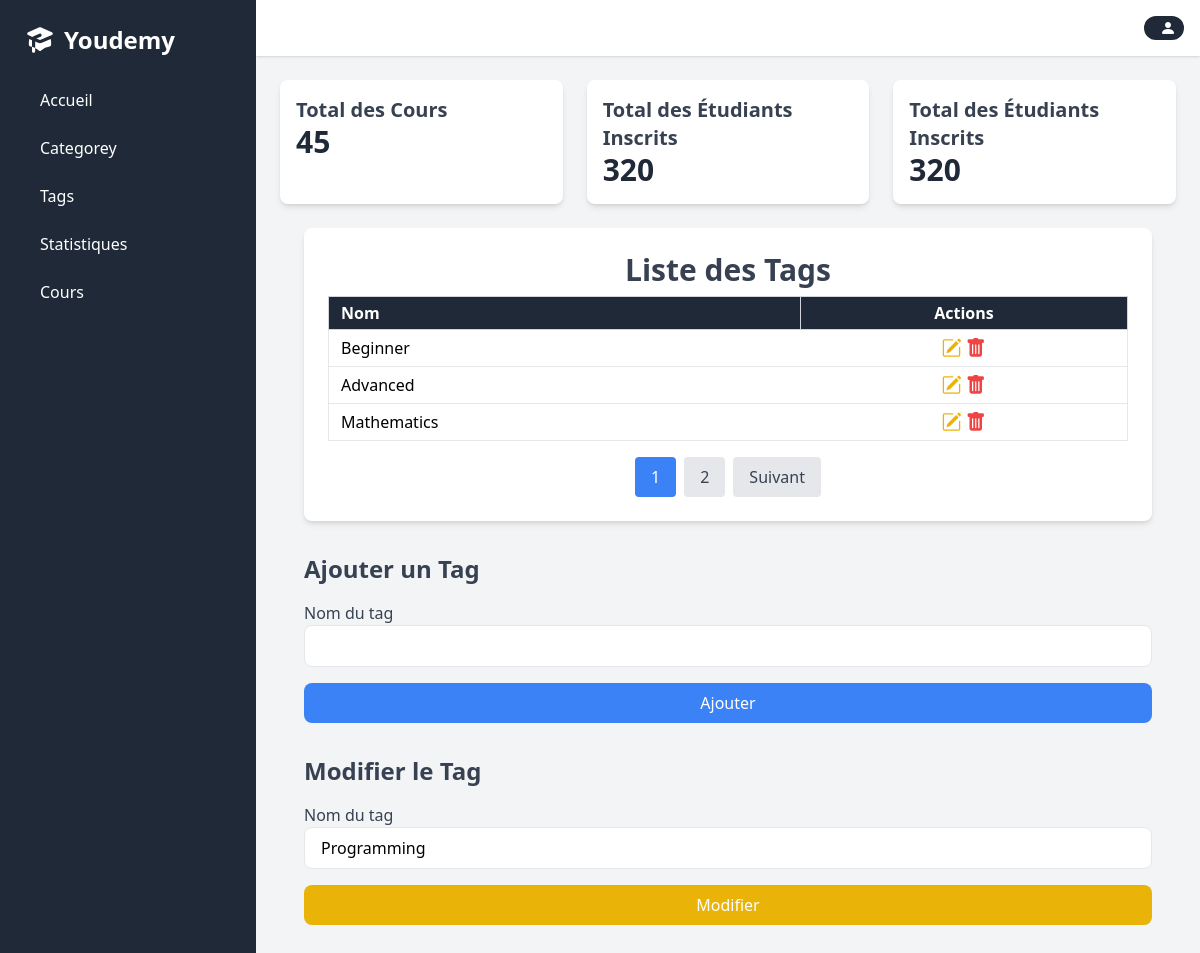
/views/layouts/dashbord.php?page=tags&id=4, run on the app's committed database.
### tables this page shows
CREATE TABLE tags (
    id INT AUTO_INCREMENT PRIMARY KEY,
    name VARCHAR(255) NOT NULL
);

### config/database.php (called while the page is built)
<?php
class Database {
    private $host = 'localhost';
    private $dbname = 'Youdemy';
    private $username = 'root';
    private $password = '';
    public $pdo;
    public function __construct() {
        try {
            $this->pdo = new PDO("mysql:host=$this->host;dbname=$this->dbname", $this->username, $this->password);
            $this->pdo->setAttribute(PDO::ATTR_ERRMODE, PDO::ERRMODE_EXCEPTION);
        } catch(PDOException $e) {
            echo 'Connection failed: ' . $e->getMessage();
        }
    }
    public function getConnection() {
        return $this->pdo;
    }
}
?>

### model/tags.php (called while the page is built, shortened)
<?php
require_once __DIR__ . '/../config/database.php';
class Tag {
    private $db;
    public function __construct() {
        $database = new Database();
        $this->db = $database->getConnection();
    }
    public function findById($id) {
        $sql = "SELECT * FROM tags WHERE id = :id";
        $stmt = $this->db->prepare($sql);
        $stmt->bindParam(':id', $id, PDO::PARAM_INT);
        $stmt->execute();
        $row = $stmt->fetch(PDO::FETCH_ASSOC);
        return $row;
    }
    public function readAllPaginated($page, $resultsPerPage) {
        $offset = ($page - 1) * $resultsPerPage;
        $sql = "SELECT id, name FROM tags LIMIT :offset, :resultsPerPage";
        $stmt = $this->db->prepare($sql);
        $stmt->bindValue(':offset', $offset, PDO::PARAM_INT);
        $stmt->bindValue(':resultsPerPage', $resultsPerPage, PDO::PARAM_INT);
        $stmt->execute();
        return $stmt->fetchAll(PDO::FETCH_ASSOC);
    }
    public function countAllTags() {
        $sql = "SELECT COUNT(*) AS total FROM tags";
        $stmt = $this->db->prepare($sql);
        $stmt->execute();
        return $stmt->fetch(PDO::FETCH_ASSOC)['total'];
    }
}

### controller/tagsController.php (called while the page is built, shortened)
<?php
require_once __DIR__ . '/../model/tags.php';
class TagController {
    private $modelTag;
    public function __construct() {
        $this->modelTag = new Tag();
    }
    public function getById($id) {
        $result = $this->modelTag->findById($id);
        if ($result) {
            return ['success' => true, 'data' => $result];
        } else {
            return ['success' => false, 'message' => 'Tag not found.'];
        }
    }
    public function getPaginatedTags($page, $resultsPerPage) {
        $totalTags = $this->modelTag->countAllTags();
        $totalPages = ceil($totalTags / $resultsPerPage);
        $Tags = $this->modelTag->readAllPaginated($page, $resultsPerPage);
        return [
            'tags' => $Tags,
            'totalPages' => $totalPages,
            'currentPage' => $page
        ];
    }
}

### views/tags.php (the view, shortened to what this page needs)
<?php require_once __DIR__ . "/../controller/tagsController.php" ?>
<div class="container mx-auto p-6 bg-white shadow-md rounded-lg">
    <h1 class="text-3xl font-semibold text-center text-gray-700 mb-2">Liste des Tags</h1>
    <div class="overflow-x-auto">
        <table class="table-auto w-full text-left border-collapse border border-gray-200">
            <thead class="bg-gray-800 text-white">
                <tr>
                    <th class="px-3 py-1 border border-gray-300">Nom</th>
                    <th class="px-3 py-1 border border-gray-300 text-center">Actions</th>
                </tr>
            </thead>
            <tbody>
                <?php if (!empty($Tags)): ?>
                    <?php foreach ($Tags as $tag): ?>
                        <tr class="hover:bg-gray-100 border-b border-gray-200">
                            <td class="px-3 py-1"><?= $tag['name']; ?></td>
                            <td class="px-3 py-1 text-center">
                                <a href="dashbord.php?page=tags&id=<?= $tag['id']; ?>"                                    class="inline-block text-yellow-500 hover:text-yellow-600">
                                    <i class="bi bi-pencil-square text-xl"></i>
                                </a>
                                <form action="../../index.php?action=deleteTags" method="POST" class="inline-block" onsubmit="return confirm('Êtes-vous sûr de vouloir supprimer ce tag ?');">
                                    <button type="submit" class="text-red-500 hover:text-red-600">
                                        <i class="bi bi-trash-fill text-xl"></i>
                                    </button>
                                </form>
                            </td>
                        </tr>
                    <?php endforeach; ?>
                <?php else: ?>
                    <tr>
                        <td colspan="3" class="px-3 py-1 text-center text-gray-500">Aucun tag trouvé.</td>
                    </tr>
                <?php endif; ?>
            </tbody>
        </table>
    </div>
    <div class="mt-4 flex justify-center space-x-2">
        <?php for ($i = 1; $i <= $totalPages; $i++): ?>
            <a href="dashbord.php?page=tags&p=<?= $i; ?>"
               class="px-4 py-2 <?= $i == $currentPage ? 'bg-blue-500 text-white' : 'bg-gray-200 hover:bg-gray-300 text-gray-700'; ?> rounded">
                <?= $i; ?>
            </a>
        <?php endfor; ?>
        <?php if ($currentPage < $totalPages): ?>
            <a href="dashbord.php?page=tags&p=<?= $currentPage + 1; ?>"
               class="px-4 py-2 bg-gray-200 hover:bg-gray-300 text-gray-700 rounded">Suivant</a>
        <?php endif; ?>
    </div>
</div>
<div class="mt-8">
    <h2 class="text-2xl font-semibold text-gray-700 mb-4">Ajouter un Tag</h2>
    <form action="../../index.php?action=createTags" method="POST" class="space-y-4">
        <div>
            <label for="tag_name" class="block text-gray-700">Nom du tag</label>
            <input type="text" name="tag_name" id="tag_name" class="w-full px-4 py-2 border rounded-lg focus:outline-none focus:ring-2 focus:ring-blue-500" required>
        </div>
        <div>
            <button type="submit" class="w-full bg-blue-500 text-white px-4 py-2 rounded-lg hover:bg-blue-600">Ajouter</button>
        </div>
    </form>
</div>
<?php if (isset($_GET['id'])): ?>
<div class="mt-8">
    <h2 class="text-2xl font-semibold text-gray-700 mb-4">Modifier le Tag</h2>
    <?php
    $tagId = $_GET['id'];
    $tagController = new TagController();
    $tag = $tagController->getById($tagId);
    if ($tag): ?>
        <form action="../../index.php?action=editTags" method="POST" class="space-y-4">
            <div>
                <label for="tag_name" class="block text-gray-700">Nom du tag</label>
                <input type="text" name="name" id="name" value="<?= htmlspecialchars($tag['data']['name']); ?>" class="w-full px-4 py-2 border rounded-lg focus:outline-none focus:ring-2 focus:ring-blue-500" required>
            </div>
            <div>
                <button type="submit" class="w-full bg-yellow-500 text-white px-4 py-2 rounded-lg hover:bg-yellow-600">Modifier</button>
            </div>
        </form>
    <?php else: ?>
        <p class="text-red-500">Tag non trouvé.</p>
    <?php endif; ?>
</div>
<?php endif; ?>

### data on the page
tags: name "Beginner"
tags: name "Advanced"
tags: name "Mathematics"
tags: name "Programming"
